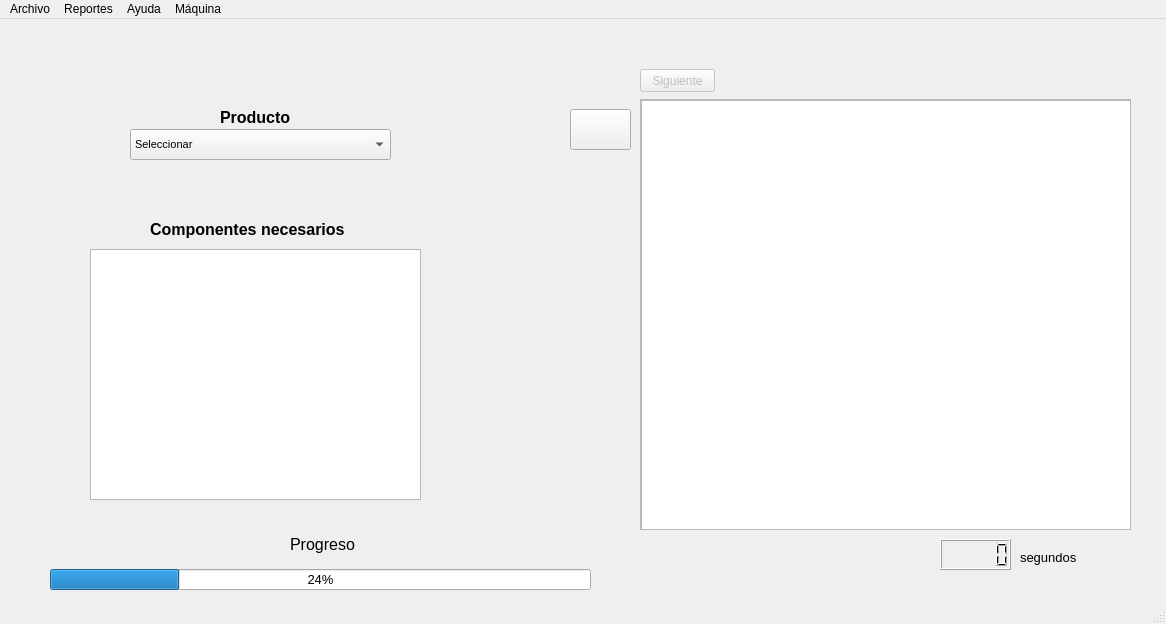
<?xml version="1.0" encoding="UTF-8"?>
<ui version="4.0">
 <class>MainWindow</class>
 <widget class="QMainWindow" name="MainWindow">
  <property name="enabled">
   <bool>true</bool>
  </property>
  <property name="geometry">
   <rect>
    <x>0</x>
    <y>0</y>
    <width>1166</width>
    <height>624</height>
   </rect>
  </property>
  <property name="windowTitle">
   <string>Digital Intelligence S.A.</string>
  </property>
  <property name="windowIcon">
   <iconset>
    <normaloff>Imagenes/icono.ico</normaloff>Imagenes/icono.ico</iconset>
  </property>
  <property name="unifiedTitleAndToolBarOnMac">
   <bool>false</bool>
  </property>
  <widget class="QWidget" name="centralwidget">
   <widget class="QComboBox" name="comboBox">
    <property name="geometry">
     <rect>
      <x>130</x>
      <y>110</y>
      <width>261</width>
      <height>31</height>
     </rect>
    </property>
    <property name="font">
     <font>
      <pointsize>8</pointsize>
     </font>
    </property>
    <item>
     <property name="text">
      <string>Seleccionar</string>
     </property>
    </item>
   </widget>
   <widget class="QProgressBar" name="progressBar">
    <property name="geometry">
     <rect>
      <x>50</x>
      <y>550</y>
      <width>541</width>
      <height>21</height>
     </rect>
    </property>
    <property name="font">
     <font>
      <pointsize>10</pointsize>
     </font>
    </property>
    <property name="value">
     <number>24</number>
    </property>
   </widget>
   <widget class="QLabel" name="label_progreso">
    <property name="geometry">
     <rect>
      <x>290</x>
      <y>510</y>
      <width>71</width>
      <height>31</height>
     </rect>
    </property>
    <property name="font">
     <font>
      <pointsize>12</pointsize>
     </font>
    </property>
    <property name="text">
     <string>Progreso</string>
    </property>
   </widget>
   <widget class="QListView" name="list_componentes">
    <property name="geometry">
     <rect>
      <x>90</x>
      <y>230</y>
      <width>331</width>
      <height>251</height>
     </rect>
    </property>
   </widget>
   <widget class="QLabel" name="label_componentes">
    <property name="geometry">
     <rect>
      <x>150</x>
      <y>200</y>
      <width>211</width>
      <height>21</height>
     </rect>
    </property>
    <property name="font">
     <font>
      <pointsize>12</pointsize>
      <weight>75</weight>
      <bold>true</bold>
     </font>
    </property>
    <property name="text">
     <string>Componentes necesarios</string>
    </property>
   </widget>
   <widget class="QLCDNumber" name="temporizador">
    <property name="geometry">
     <rect>
      <x>940</x>
      <y>520</y>
      <width>71</width>
      <height>31</height>
     </rect>
    </property>
   </widget>
   <widget class="QLabel" name="label_segundos">
    <property name="geometry">
     <rect>
      <x>1020</x>
      <y>530</y>
      <width>61</width>
      <height>16</height>
     </rect>
    </property>
    <property name="font">
     <font>
      <pointsize>10</pointsize>
     </font>
    </property>
    <property name="text">
     <string>segundos</string>
    </property>
   </widget>
   <widget class="QLabel" name="label">
    <property name="geometry">
     <rect>
      <x>220</x>
      <y>90</y>
      <width>81</width>
      <height>16</height>
     </rect>
    </property>
    <property name="font">
     <font>
      <family>MS Shell Dlg 2</family>
      <pointsize>12</pointsize>
      <weight>75</weight>
      <bold>true</bold>
     </font>
    </property>
    <property name="text">
     <string>Producto</string>
    </property>
   </widget>
   <widget class="QScrollBar" name="verticalScrollBar">
    <property name="geometry">
     <rect>
      <x>1070</x>
      <y>90</y>
      <width>20</width>
      <height>411</height>
     </rect>
    </property>
    <property name="orientation">
     <enum>Qt::Vertical</enum>
    </property>
   </widget>
   <widget class="QPushButton" name="B_play">
    <property name="geometry">
     <rect>
      <x>570</x>
      <y>90</y>
      <width>61</width>
      <height>41</height>
     </rect>
    </property>
    <property name="text">
     <string/>
    </property>
    <property name="icon">
     <iconset>
      <normaloff>Imagenes/play.png</normaloff>Imagenes/play.png</iconset>
    </property>
   </widget>
   <widget class="QPushButton" name="B_siguiente">
    <property name="enabled">
     <bool>false</bool>
    </property>
    <property name="geometry">
     <rect>
      <x>640</x>
      <y>50</y>
      <width>75</width>
      <height>23</height>
     </rect>
    </property>
    <property name="text">
     <string>Siguiente</string>
    </property>
   </widget>
   <widget class="QScrollArea" name="scrollArea">
    <property name="geometry">
     <rect>
      <x>640</x>
      <y>80</y>
      <width>491</width>
      <height>431</height>
     </rect>
    </property>
    <property name="widgetResizable">
     <bool>true</bool>
    </property>
    <widget class="QWidget" name="scrollAreaWidgetContents">
     <property name="geometry">
      <rect>
       <x>0</x>
       <y>0</y>
       <width>489</width>
       <height>429</height>
      </rect>
     </property>
     <widget class="QTableView" name="table">
      <property name="geometry">
       <rect>
        <x>0</x>
        <y>0</y>
        <width>491</width>
        <height>431</height>
       </rect>
      </property>
     </widget>
    </widget>
   </widget>
  </widget>
  <widget class="QMenuBar" name="menubar">
   <property name="geometry">
    <rect>
     <x>0</x>
     <y>0</y>
     <width>1166</width>
     <height>21</height>
    </rect>
   </property>
   <widget class="QMenu" name="menuArchivo">
    <property name="title">
     <string>Archivo</string>
    </property>
    <addaction name="action_config_maquina"/>
    <addaction name="action_simulacion"/>
   </widget>
   <widget class="QMenu" name="menuReportes">
    <property name="title">
     <string>Reportes</string>
    </property>
    <addaction name="action_reporte_simulacion"/>
    <addaction name="action_reporte_cola"/>
   </widget>
   <widget class="QMenu" name="menuAyuda">
    <property name="title">
     <string>Ayuda</string>
    </property>
    <addaction name="action_acerca_de"/>
    <addaction name="separator"/>
    <addaction name="action_my_info"/>
   </widget>
   <widget class="QMenu" name="menuReiniciar">
    <property name="title">
     <string>Máquina</string>
    </property>
    <addaction name="action_borrar"/>
   </widget>
   <addaction name="menuArchivo"/>
   <addaction name="menuReportes"/>
   <addaction name="menuAyuda"/>
   <addaction name="menuReiniciar"/>
  </widget>
  <widget class="QStatusBar" name="statusbar"/>
  <action name="action_config_maquina">
   <property name="text">
    <string>Cargar configuración de máquina</string>
   </property>
  </action>
  <action name="action_simulacion">
   <property name="text">
    <string>Cargar archivo de simulación</string>
   </property>
  </action>
  <action name="action_reporte_simulacion">
   <property name="text">
    <string>Reporte de simulación</string>
   </property>
  </action>
  <action name="action_reporte_cola">
   <property name="text">
    <string>Reporte de cola de secuencia</string>
   </property>
  </action>
  <action name="action_acerca_de">
   <property name="text">
    <string>Acerca de la aplicación</string>
   </property>
  </action>
  <action name="action_my_info">
   <property name="text">
    <string>Acerca del programador</string>
   </property>
  </action>
  <action name="action_borrar">
   <property name="text">
    <string>Borrar configuración de máquina</string>
   </property>
  </action>
 </widget>
 <resources/>
 <connections/>
</ui>
